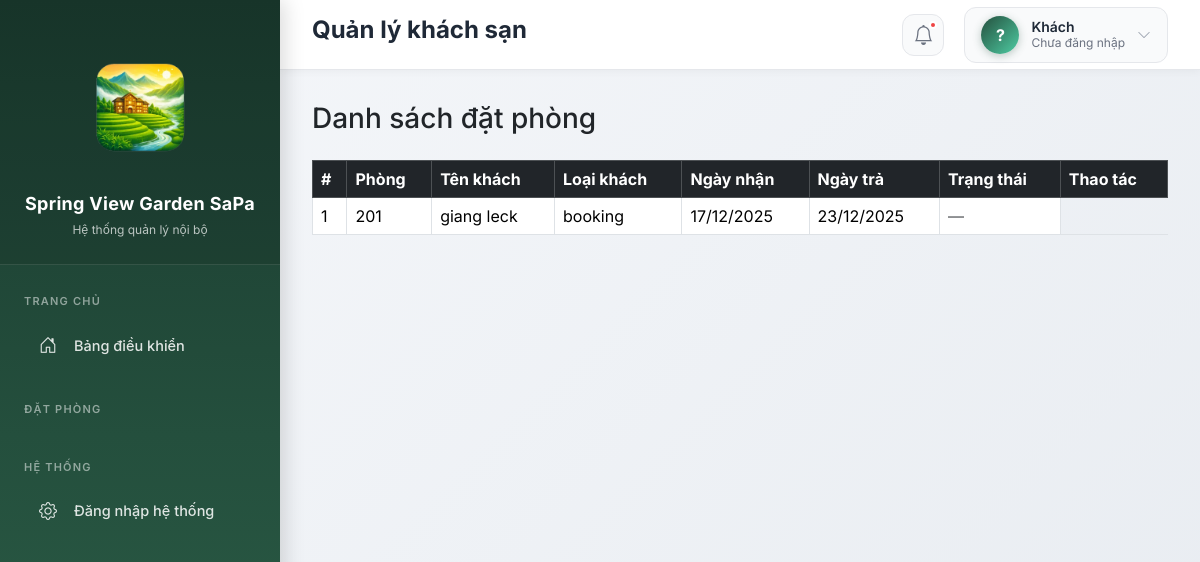
Before: /dat-phong/danh-sach/ with the older database file.
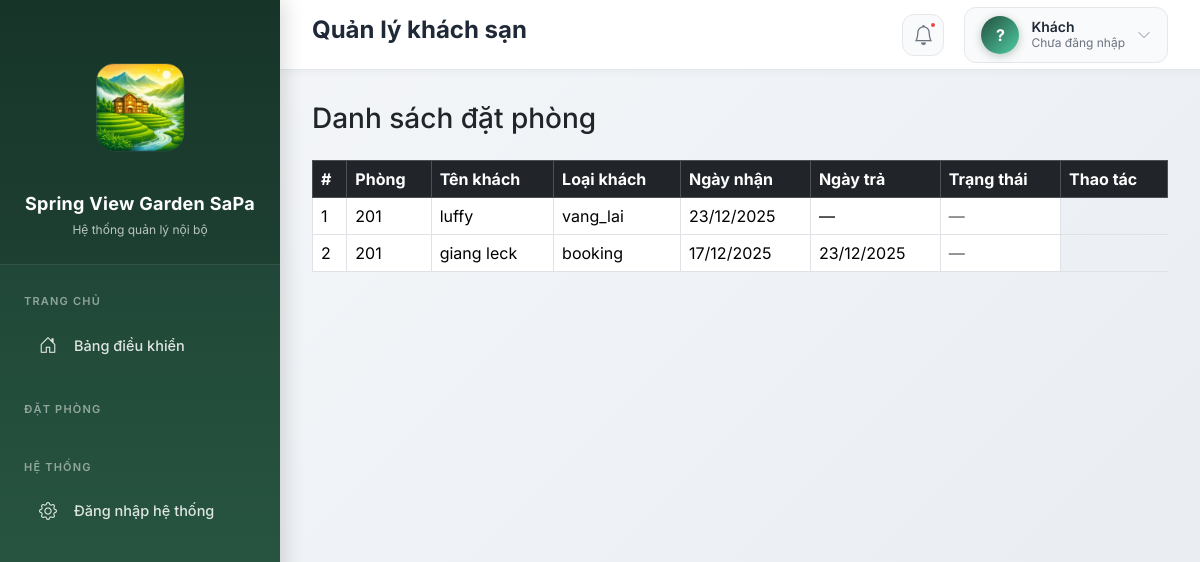
After: the same page with the newer database file.
### dat_phong/models.py (models this page shows, shortened)
class DatPhong(models.Model):
    LOAI_KHACH_CHOICES = [
        ('vang_lai', 'Vãng lai'),
        ('tour', 'Khách tour đoàn'),
        ('booking', 'Booking'),
        ('agoda', 'Agoda'),
        ('traveloka', 'Traveloka'),
    ]
    ma_khach = models.CharField(
        max_length=10,
        unique=True,
        editable=False,
        null=True,
        blank=True,
        verbose_name="Mã khách"
    )
    phong = models.ForeignKey(
        Phong,
        on_delete=models.PROTECT,
        verbose_name="Phòng"
    )
    ten_khach = models.CharField(
        max_length=100,
        verbose_name="Tên khách"
    )
    loai_khach = models.CharField(
        max_length=20,
        choices=LOAI_KHACH_CHOICES,
        verbose_name="Loại khách"
    )
    ngay_nhan = models.DateField(
        verbose_name="Ngày nhận phòng"
    )
    ngay_tra_du_kien = models.DateField(
        verbose_name="Ngày trả dự kiến"
    )
    ngay_tra = models.DateField(
        null=True,
        blank=True,
        verbose_name="Ngày trả phòng"
    )
    dang_o = models.BooleanField(
        default=True,
        verbose_name="Đang ở"
    )
    class Meta:
        ordering = ['-dang_o', '-ngay_nhan']

### khach_san/models.py (models this page shows, shortened)
class Phong(models.Model):
    TRANG_THAI_CHOICES = [
        ('trong', 'Trống'),
        ('dang_thue', 'Đang thuê'),
        ('dang_bao_tri', 'Đang bảo trì'),
    ]
    ma_phong = models.CharField(max_length=10, unique=True)
    loai_phong = models.ForeignKey(LoaiPhong, on_delete=models.PROTECT)
    trang_thai = models.CharField(
        max_length=20,
        choices=TRANG_THAI_CHOICES,
        default='trong'
    )

### dat_phong/views.py (the view)
# urls.py: path('danh-sach/', views.danh_sach_dat_phong, name='danh_sach_dat_phong'),
def danh_sach_dat_phong(request):
    danh_sach = DatPhong.objects.select_related('phong') \
        .order_by('-dang_o', '-ngay_nhan')
    context = {
        'danh_sach': danh_sach
    }
    return render(request, 'dat_phong/danh_sach_dat_phong.html', context)

### templates/dat_phong/danh_sach_dat_phong.html
{% extends 'base.html' %}
{% block content %}
<h3 class="mb-4">Danh sách đặt phòng</h3>
<table class="table table-bordered table-hover align-middle">
    <thead class="table-dark">
        <tr>
            <th>#</th>
            <th>Phòng</th>
            <th>Tên khách</th>
            <th>Loại khách</th>
            <th>Ngày nhận</th>
            <th>Ngày trả</th>
            <th>Trạng thái</th>
            <th>Thao tác</th>
        </tr>
    </thead>
    <tbody>
        {% for dp in danh_sach %}
        <tr>
            <td>{{ forloop.counter }}</td>
            <td>{{ dp.phong.ma_phong }}</td>
            <td>{{ dp.ten_khach }}</td>
            <td>{{ dp.loai_khach }}</td>
            <td>{{ dp.ngay_nhan|date:"d/m/Y" }}</td>
            <td>
                {% if dp.ngay_tra %}
                    {{ dp.ngay_tra|date:"d/m/Y" }}
                {% else %}
                    —
                {% endif %}
            </td>
            <td>
    {% if user.is_superuser %}
        {% if dp.dang_o %}
            <a href="{% url 'dat_phong:check_out' dp.id %}"
               class="btn btn-sm btn-danger">
                Check-out
            </a>
        {% else %}
            <span class="text-muted">—</span>
        {% endif %}
    {% else %}
        <span class="text-muted">—</span>
    {% endif %}
</td>
        </tr>
        {% empty %}
        <tr>
            <td colspan="8" class="text-center text-muted">
                Chưa có đơn đặt phòng
            </td>
        </tr>
        {% endfor %}
    </tbody>
</table>
{% endblock %}

Changed rows visible on the page:
added DatPhong: phong.ma_phong "201", ten_khach "luffy", loai_khach "vang_lai", ngay_nhan "23/12/2025"
